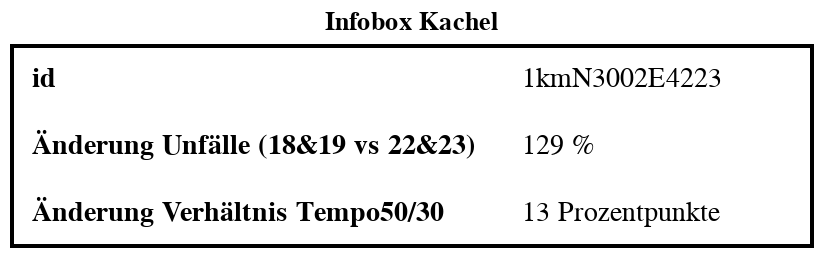

Notebook cell for this chart:
### Markdown cell above
#### kachel_infobox

### Code cell
# this is pretty ugly, but it works so far

kachel_infobox=gdf_osm_shape_poly.copy()

kachel_infobox.unfall_ratio=kachel_infobox.unfall_ratio.round(2)*100
kachel_infobox.diff_ratio_tempo30=kachel_infobox.diff_ratio_tempo30.round(2)*100

kachel_infobox.unfall_ratio=kachel_infobox.unfall_ratio.astype(int).astype(str) + " %"
kachel_infobox.diff_ratio_tempo30=kachel_infobox.diff_ratio_tempo30.astype(int).astype(str) + " Prozentpunkte"

df_transposed = kachel_infobox.reset_index().T

df_transposed_clean=df_transposed.reset_index().rename(columns= {"index": 'names',0: 'values' }).copy()

df_transposed_clean=df_transposed_clean[df_transposed_clean.names.isin(["id","diff_ratio_tempo30","unfall_ratio"])]


df_transposed_clean.names=df_transposed_clean.names.replace("diff_ratio_tempo30","Änderung Verhältnis Tempo50/30")
df_transposed_clean.names=df_transposed_clean.names.replace("unfall_ratio","Änderung Unfälle (18&19 vs 22&23)")


data=df_transposed_clean

# Base chart properties
base = alt.Chart(data).encode(
    y=alt.Y("names:N", title=None, axis=None)  # Align rows
)

# Bold text for names
names_chart = base.mark_text(
    align="left",
    baseline="middle",
    fontSize=14,
    fontWeight="bold"
).encode(
    x=alt.value(10),  # Left align text
    text="names:N"
)

# Regular text for values
values_chart = base.mark_text(
    align="left",
    baseline="middle",
    fontSize=14
).encode(
    x=alt.value(255),  # Adjust position for second column
    text="values:N"
)

# Background box to create a visible border
border = alt.Chart(pd.DataFrame({"dummy": [""]})).mark_rect(
    stroke="black",  # Border color
    strokeWidth=2,   # Border thickness
    fill=None        # Transparent background
).encode(
    x=alt.value(0),
    x2=alt.value(400),
    y=alt.value(0),
    y2=alt.value(100)
)

# Combine text with the border
infobox = (border + names_chart + values_chart).properties(
    width=400,
    height=100,
    title="Infobox Kachel"
)

infobox

### Figure 1 — Vega-Lite specification as saved in the notebook (floating-point values rounded to 4 significant figures)
{"config": {"view": {"continuousWidth": 300, "continuousHeight": 300}}, "layer": [{"data": {"name": "data-cea30addd8372adc73ed061fa4203f57"}, "mark": {"type": "rect", "fill": null, "stroke": "black", "strokeWidth": 2}, "encoding": {"x": {"value": 0}, "x2": {"value": 400}, "y": {"value": 0}, "y2": {"value": 100}}}, {"data": {"name": "data-c3028db2c49a1a90ab2e358b92604a8e"}, "mark": {"type": "text", "align": "left", "baseline": "middle", "fontSize": 14, "fontWeight": "bold"}, "encoding": {"text": {"field": "names", "type": "nominal"}, "x": {"value": 10}, "y": {"axis": null, "field": "names", "title": null, "type": "nominal"}}}, {"data": {"name": "data-c3028db2c49a1a90ab2e358b92604a8e"}, "mark": {"type": "text", "align": "left", "baseline": "middle", "fontSize": 14}, "encoding": {"text": {"field": "values", "type": "nominal"}, "x": {"value": 255}, "y": {"axis": null, "field": "names", "title": null, "type": "nominal"}}}], "height": 100, "title": "Infobox Kachel", "width": 400, "$schema": "https://vega.github.io/schema/vega-lite/v5.20.1.json", "datasets": {"data-cea30addd8372adc73ed061fa4203f57": [{"dummy": ""}], "data-c3028db2c49a1a90ab2e358b92604a8e": [{"names": "Änderung Verhältnis Tempo50/30", "values": "13 Prozentpunkte"}, {"names": "id", "values": "1kmN3002E4223"}, {"names": "Änderung Unfälle (18&19 vs 22&23)", "values": "129 %"}]}}
